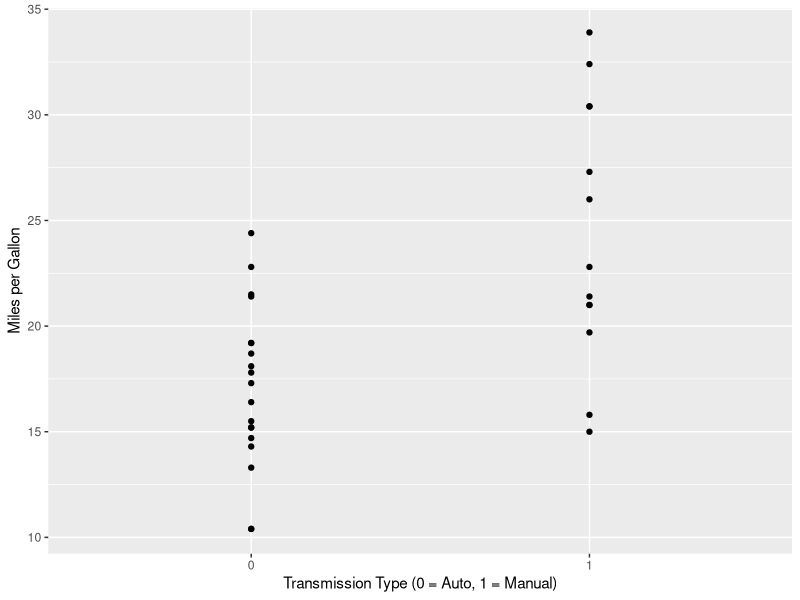
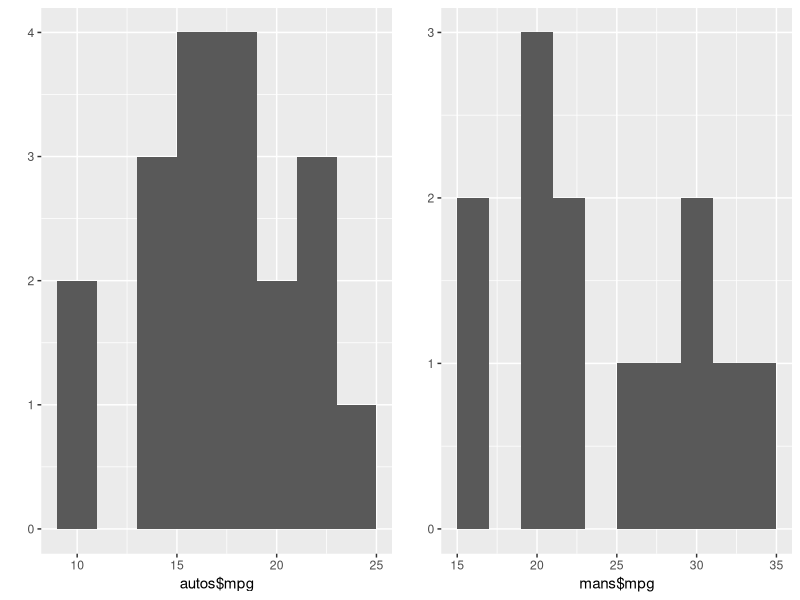
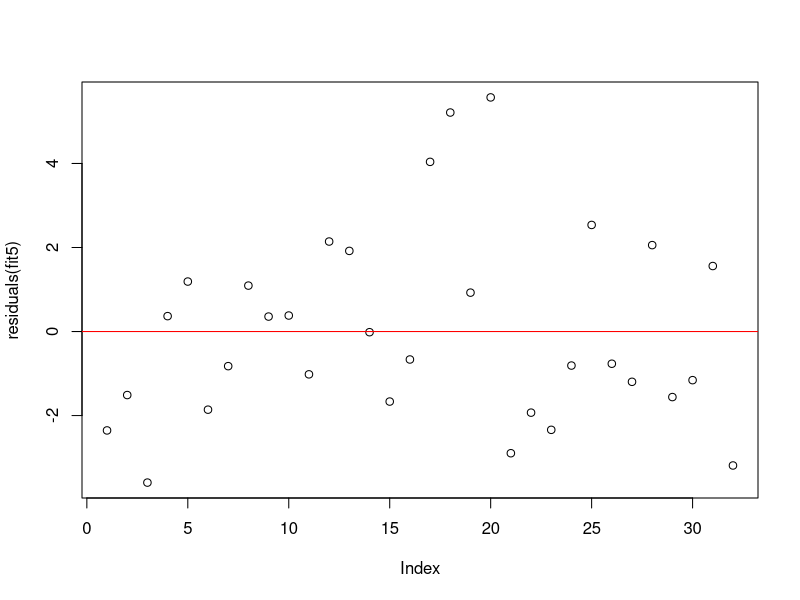

The R script that drew these images, in order:
## ---- chunk 1
knitr::opts_chunk$set(echo = TRUE)
## ---- chunk 2
library(datasets)
cars <- datasets::mtcars
head(cars)
## ---- chunk 3
library(ggplot2)
g <- ggplot(data = cars, aes(x = as.factor(am), y = mpg)) + 
     geom_point()+ 
     labs(x = "Transmission Type (0 = Auto, 1 = Manual)", y = "Miles per Gallon")
print(g)
## ---- chunk 4
autos <- subset(cars, am == "0")
mans <- subset(cars, am == "1")
mean(autos$mpg)
mean(mans$mpg)
## ---- chunk 5
require(gridExtra)
plot1 <- qplot(autos$mpg, binwidth = 2)
plot2 <- qplot(mans$mpg, binwidth = 2)
grid.arrange(plot1, plot2, ncol=2)
## ---- chunk 6
t.test(mans$mpg, autos$mpg, alternative = "greater")
## ---- chunk 7
fit <- lm(mpg ~ am, data = cars)
summary(fit)
## ---- chunk 8
library(car)
fit_all <- lm(mpg ~ ., cars)
vif(fit_all)
sqrt(vif(fit_all))
## ---- chunk 9
fit1 <- lm(mpg ~ am, data = cars)
fit2 <- update(fit1, mpg ~ am + cyl)
fit3 <- update(fit1, mpg ~ am + cyl + disp)
fit4 <- update(fit1, mpg ~ am + cyl + disp + hp)
fit5 <- update(fit1, mpg ~ am + cyl + disp + hp + wt)

anova(fit1, fit2, fit3, fit4, fit5)
## ---- chunk 10
plot(residuals(fit5))
abline(h = 0, col = "red")
